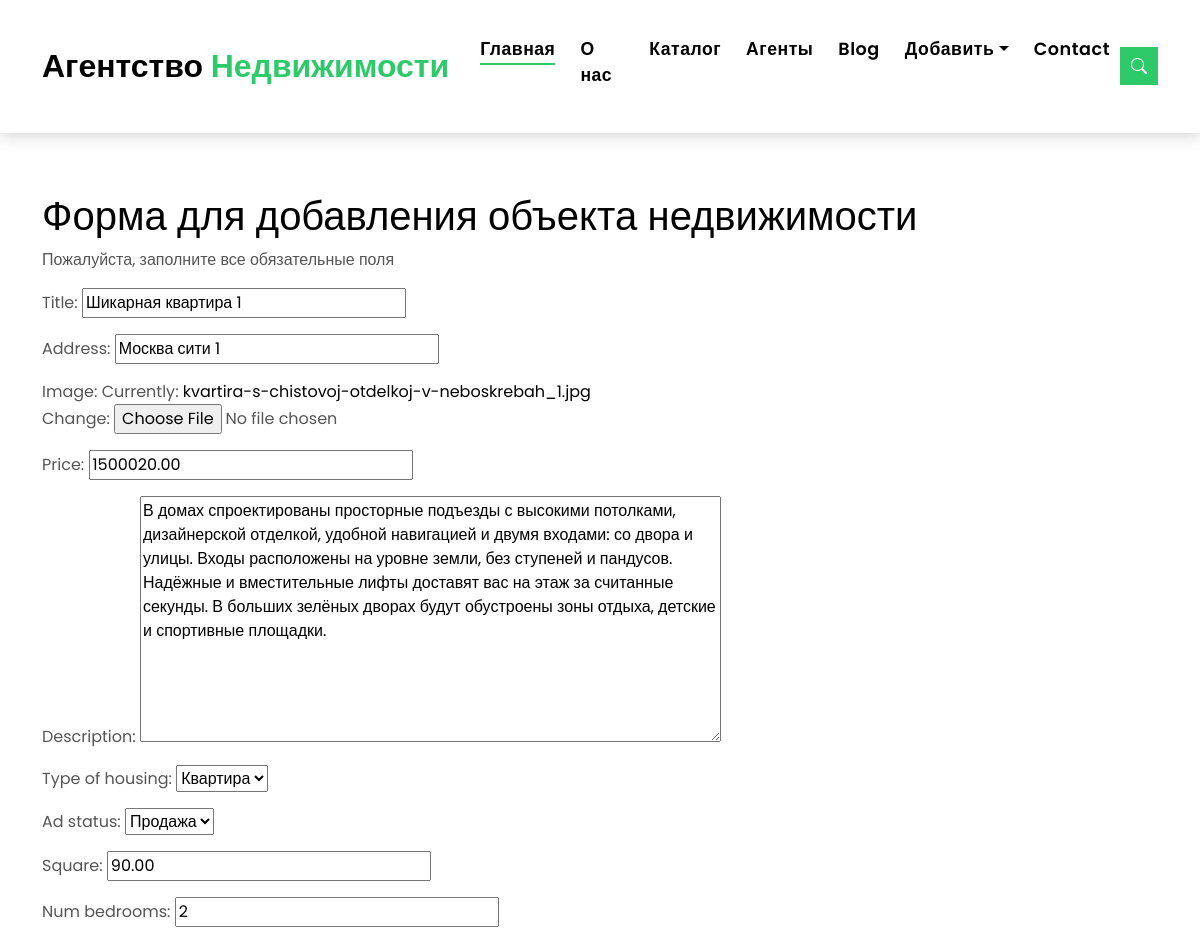
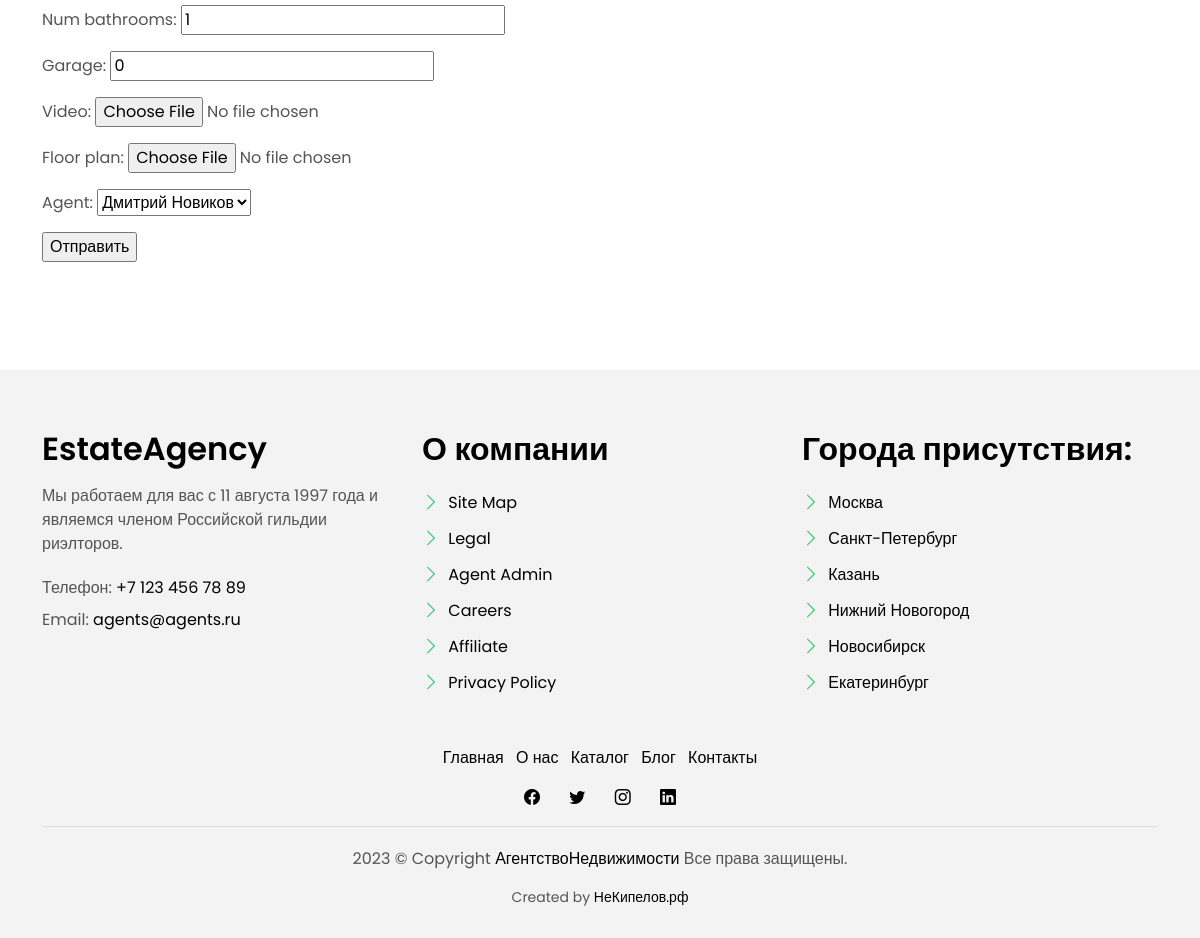
Page /listing/4/edit/ on the committed database (2 pictures, top to bottom).
### listings/models.py (models this page shows, shortened)
class Listing(models.Model):
    HOUSE = 'Дом'
    COTTAGE = 'Коттедж'
    APARTMENT = 'Квартира'
    ROOM = 'Комната'
    TYPE_OF_HOUSING = [
        (HOUSE, 'Дом'),
        (COTTAGE, 'Коттедж'),
        (APARTMENT, 'Квартира'),
        (ROOM, 'Комната'),
    ]
    SALE = 'Продажа'
    RENT = 'Аренда'
    AD_TYPE = [
        (SALE, 'Продажа'),
        (RENT, 'Аренда'),
    ]
    title = models.CharField(max_length=255)
    address = models.CharField(max_length=255)
    image = models.ImageField()
    price = models.DecimalField(max_digits=12, decimal_places=2)
    description = models.TextField(blank=True, null=True)
    type_of_housing = models.CharField(
        max_length=10,
        choices=TYPE_OF_HOUSING,
        default=APARTMENT
    )
    ad_status = models.CharField(
        max_length=10,
        choices=AD_TYPE,
        default=SALE
    )
    square = models.DecimalField(max_digits=5, decimal_places=2)
    num_bedrooms = models.IntegerField()
    num_bathrooms = models.IntegerField()
    garage = models.IntegerField()
    video = models.FileField(upload_to='video/%y', blank=True, null=True)
    floor_plan = models.ImageField(blank=True, null=True)
    agent = models.ForeignKey(
        Agent,
        on_delete=models.SET_NULL,
        null=True,
        related_name='listing'
    )

### listings/views.py (the view)
# urls.py: path('listing/<pk>/edit/', views.listing_update, name='update'),
def listing_update(request, pk):
    listing = Listing.objects.get(id=pk)
    form = ListingForm(instance=listing)
    if request.method == 'POST':
        form = ListingForm(request.POST, instance=listing, files=request.FILES)
        if form.is_valid():
            form.save()
            return redirect('listing', listing.id)
    context = {
        'form': form
    }
    return render(request, 'listing_create.html', context)

### listings/forms.py
class ListingForm(ModelForm):
    class Meta:
        model = Listing
        fields = '__all__'

### listings/models.py (called while the page is built)
    def __str__(self):
        return self.name

### listings/templatetags/user_tags.py (called while the page is built)
@register.simple_tag()
def current_time():
    return datetime.datetime.now().strftime('%Y')

### templates/listing_create.html (shortened to what this page needs)
{% extends 'base.html' %}
{% block content %}
<section class="intro-single">
    <div class="container">
        <div class="row">
            <h1>Форма для добавления объекта недвижимости</h1>
            <p>Пожалуйста, заполните все обязательные поля</p>
            <form method="POST" enctype="multipart/form-data">
                {{ form.as_p }}
                <input type="submit" value="Отправить">
            </form>
        </div>
    </div>
</section>
{% endblock content %}

### static/assets/css/style.css (style rules this page uses)
body { font-family: "Poppins", sans-serif; color: #555555; }
h1, h2, h3, h4, h5, h6 { color: #000000; }
a { color: #000000; text-decoration: none; transition: all 0.5s ease; }
.intro-single { padding: 12rem 0 3rem; }

### rows in the picture
Listing: title "Шикарная квартира 1", address "Москва сити 1", price "1500020.00", description "В домах спроектированы просторные подъезды с высокими потолками, дизайнерской отделкой, удобной навигацией и двумя входами: со двора и улицы. Входы расположены на уровне земли, без ступеней и пандусов. Надёжные и вместительные лифты доставят вас на этаж за считанные секунды. В больших зелёных дворах будут обустроены зоны отдыха, детские и спортивные площадки.", type_of_housing "Квартира", ad_status "Продажа", square "90.00", num_bedrooms "2", num_bathrooms "1", garage "0", agent "Дмитрий Новиков"
